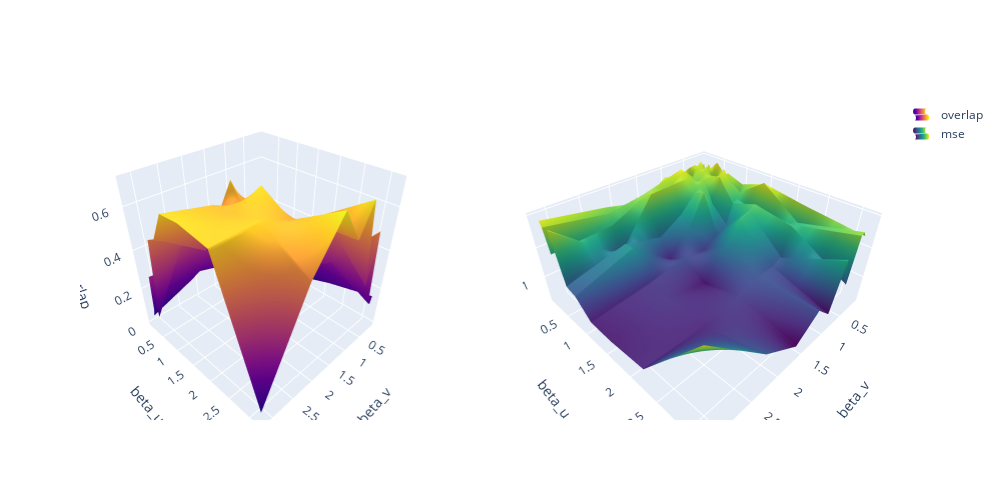

Write notebook code for a chart like this one.
### Code cell
# OVERLAP AND MSE RUN 1

from plotly.subplots import make_subplots

fig = make_subplots(rows=1, cols=2, specs=[[{'type': 'surface'}, {'type': 'surface'}]])
fig.add_trace(go.Surface(z=overlap_mean, x=list_value_2, y=list_value_1,
                         name="overlap", showscale=False),
             row=1, col=1)
fig.add_trace(go.Surface(z=mse_mean, x=list_value_2, y=list_value_1,
                         name="mse", showscale=False, colorscale ='viridis'),
             row=1, col=2)

fig.update_layout(scene = dict(
                    xaxis_title=name_value_2,
                    yaxis_title=name_value_1,
                    zaxis_title="overlap"),
                  scene2 = dict(
                    xaxis_title=name_value_2,
                    yaxis_title=name_value_1,
                    zaxis_title="mse"),
               autosize=False, width=1000, height=500)

fig.update_traces(showlegend=True)

fig.show()
path=f"{FILE_PATH}n={name_n_1}_m={name_m_1}_lu={lambda_u_val_1}_lv={lambda_v_val_1}.html"
fig.write_html(path)

### Figure 1 — Plotly figure (JSON) as saved in the notebook; plotly's stock layout.template omitted (floating-point values rounded to 4 significant figures)
{"data": [{"name": "overlap", "scene": "scene", "showlegend": true, "showscale": false, "type": "surface", "x": [0.1, 0.1468, 0.2154, 0.3162, 0.4642, 0.6813, 1, 1.468, 2.154, 3.162], "y": [0.1, 0.1468, 0.2154, 0.3162, 0.4642, 0.6813, 1, 1.468, 2.154, 3.162], "z": [[0.06965, 0.109, 0.1265, 0.05253, 0.06202, 0.105, 0.06286, 0.2065, 0.1262, 0.03944], [0.1611, 0.0928, 0.02835, 0.06234, 0.1693, 0.03264, 0.06935, 0.1242, 0.1697, 0.08042], [0.06045, 0.1472, 0.08888, 0.0799, 0.1292, 0.04045, 0.1316, 0.1102, 0.254, 0.2789], [0.1219, 0.07718, 0.04439, 0.09813, 0.1549, 0.08694, 0.08654, 0.09672, 0.5044, 0.0633], [0.1257, 0.004429, 0.2252, 0.09413, 0.1067, 0.1996, 0.3415, 0.4606, 0.3693, 0.4881], [0.0764, 0.1026, 0.01982, 0.07753, 0.3071, 0.1492, 0.4057, 0.6314, 0.3535, 0.5131], [0.1249, 0.1895, 0.2333, 0.2609, 0.4378, 0.5011, 0.578, 0.5341, 0.5975, 0.6474], [0.05036, 0.0314, 0.301, 0.1856, 0.2182, 0.2385, 0.4174, 0.663, 0.5987, 0.6541], [0.1005, 0.248, 0.2535, 0.2399, 0.4948, 0.5237, 0.528, 0.5748, 0.6344, 0.6279], [0.1557, 0.116, 0.1295, 0.5129, 0.2614, 0.6761, 0.5403, 0.7014, 0.4981, 0.02997]]}, {"colorscale": [[0, "#440154"], [0.1111, "#482878"], [0.2222, "#3e4989"], [0.3333, "#31688e"], [0.4444, "#26828e"], [0.5556, "#1f9e89"], [0.6667, "#35b779"], [0.7778, "#6ece58"], [0.8889, "#b5de2b"], [1, "#fde725"]], "name": "mse", "scene": "scene2", "showlegend": true, "showscale": false, "type": "surface", "x": [0.1, 0.1468, 0.2154, 0.3162, 0.4642, 0.6813, 1, 1.468, 2.154, 3.162], "y": [0.1, 0.1468, 0.2154, 0.3162, 0.4642, 0.6813, 1, 1.468, 2.154, 3.162], "z": [[1.861, 1.782, 1.747, 1.895, 1.876, 1.79, 1.874, 1.587, 1.748, 1.921], [1.678, 1.814, 1.943, 1.875, 1.661, 1.935, 1.861, 1.752, 1.661, 1.839], [1.879, 1.706, 1.822, 1.84, 1.742, 1.919, 1.737, 1.78, 1.492, 1.442], [1.756, 1.846, 1.911, 1.804, 1.69, 1.826, 1.827, 1.807, 0.9911, 1.873], [1.749, 1.991, 1.55, 1.812, 1.787, 1.601, 1.317, 1.079, 1.261, 1.024], [1.847, 1.795, 1.96, 1.845, 1.386, 1.702, 1.189, 0.7372, 1.293, 0.9738], [1.75, 1.621, 1.533, 1.478, 1.124, 0.9978, 0.844, 0.9318, 0.805, 0.7053], [1.899, 1.937, 1.398, 1.629, 1.564, 1.523, 1.165, 0.674, 0.8027, 0.6918], [1.799, 1.504, 1.493, 1.52, 1.01, 0.9526, 0.944, 0.8504, 0.7312, 0.7442], [1.689, 1.768, 1.741, 0.9742, 1.477, 0.6478, 0.9194, 0.5972, 1.004, 1.94]]}], "layout": {"autosize": false, "height": 500, "scene": {"domain": {"x": [0, 0.45], "y": [0, 1]}, "xaxis": {"title": {"text": "beta_v"}}, "yaxis": {"title": {"text": "beta_u"}}, "zaxis": {"title": {"text": "overlap"}}}, "scene2": {"domain": {"x": [0.55, 1], "y": [0, 1]}, "xaxis": {"title": {"text": "beta_v"}}, "yaxis": {"title": {"text": "beta_u"}}, "zaxis": {"title": {"text": "overlap"}}}, "width": 1000}}
